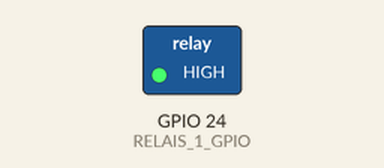
This program was run on a simulated Raspberry Pi (BCM pin numbers). Shown: switched loads named in the program (green lamp = pin HIGH). At 0.0 s the program stops and its outputs stay as they are.

Above: at 0.1 s.
Timing chart, 0 to 1.5 s (numbered marks = the images above):
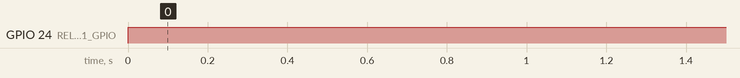

Measured:
- by itself, GPIO 24 (RELAIS_1_GPIO): LOW → HIGH at 0.00 s

The program:

relay.py
```python
import RPi.GPIO as GPIO
import time
GPIO.setmode(GPIO.BCM) # GPIO Numbers instead of board numbers

RELAIS_1_GPIO = 24
GPIO.setup(RELAIS_1_GPIO, GPIO.OUT) # GPIO Assign mode
GPIO.output(RELAIS_1_GPIO, GPIO.LOW) # out
GPIO.output(RELAIS_1_GPIO, GPIO.HIGH) # on
#time.sleep(3)
#PIO.output(RELAIS_1_GPIO, GPIO.LOW) # on
#PIO.cleanup()
```
